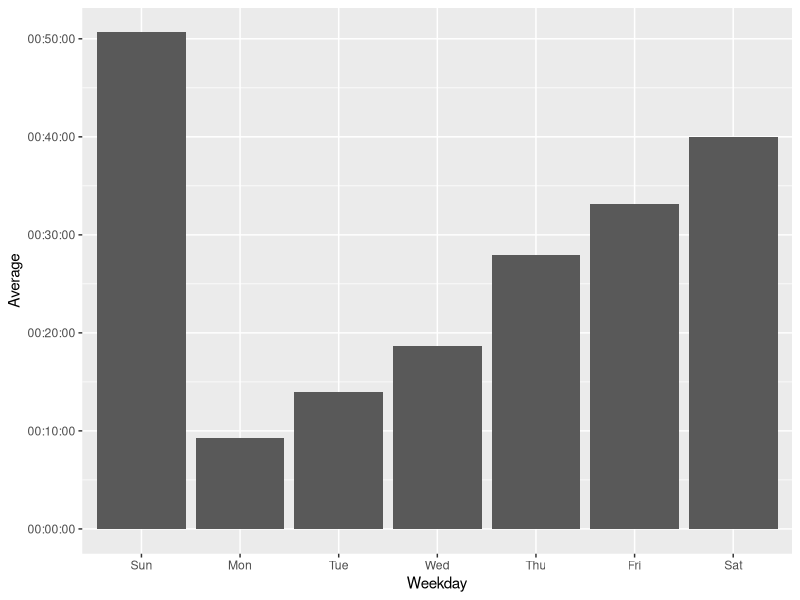
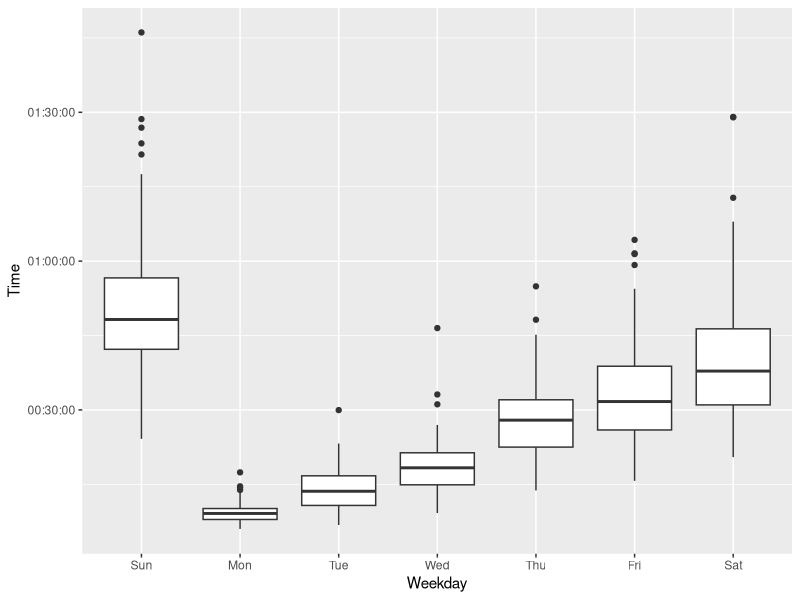
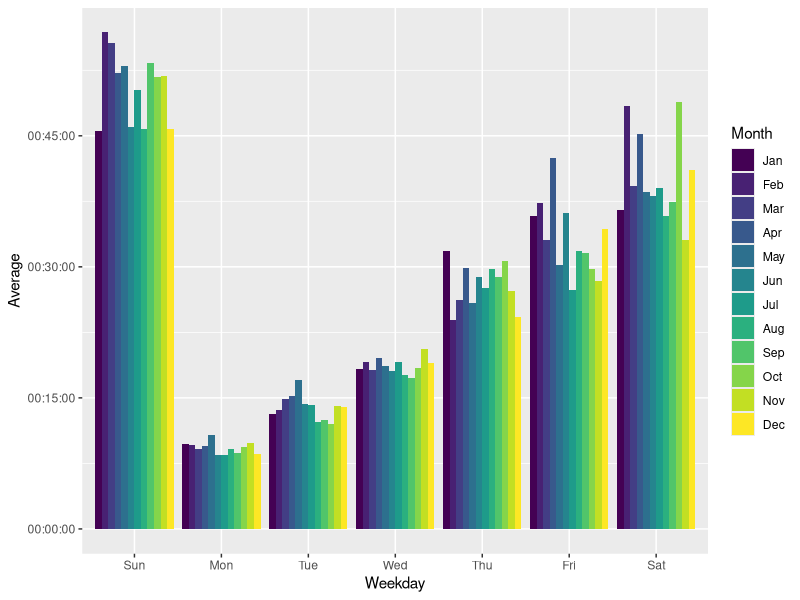
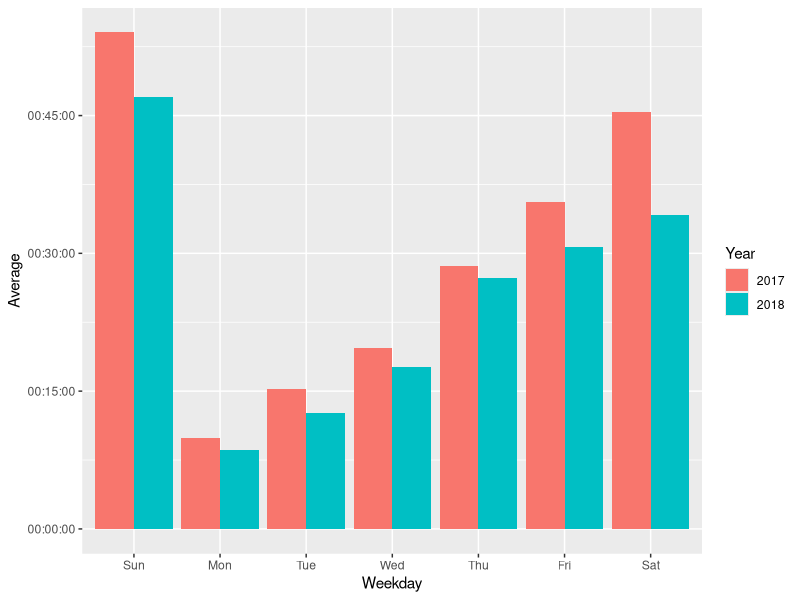
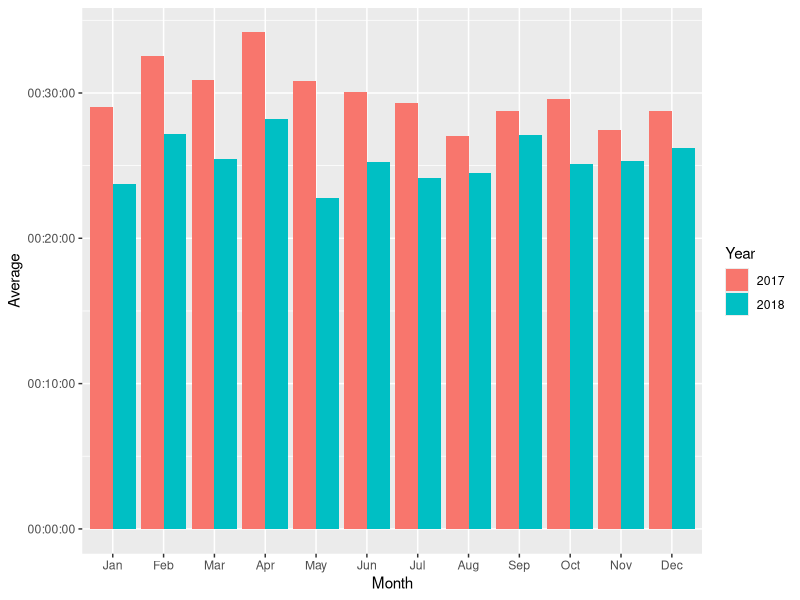
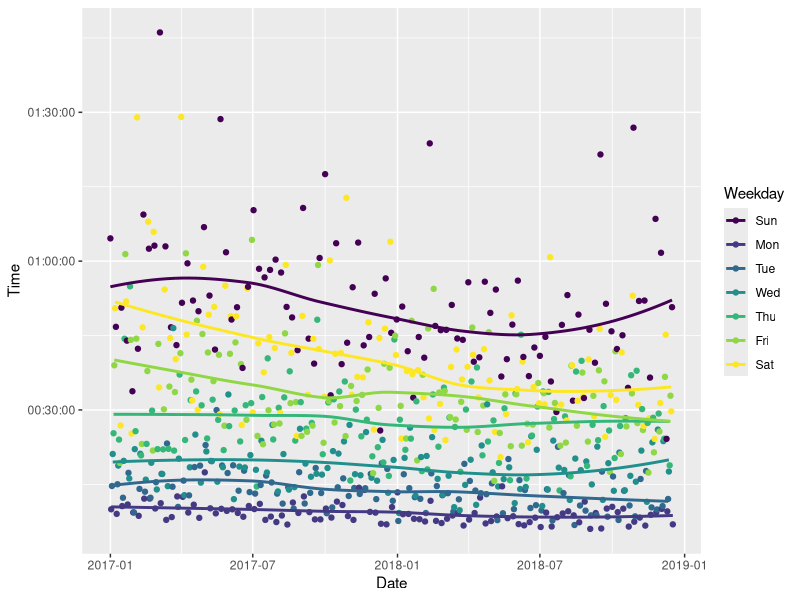

The R source for these figures, in order:
## ---- chunk 1
knitr::opts_chunk$set(echo = TRUE)
## ---- chunk 2
library(lubridate)
library(tidyverse)
## ---- chunk 3
times_for_2017 <- read_csv(file = "2017.csv")
times_for_2018 <- read_csv(file = "2018.csv")

completion_times <- rbind(times_for_2017, times_for_2018) %>%
  mutate(
    Weekday = wday(Date, label = TRUE),
    Month = month(Date, label = TRUE),
    Year = year(Date)
  )

# Print the last seven days worth of data.
completion_times %>%
  select(Date, Weekday, Time) %>%
  tail(n = 7)
## ---- chunk 4
times_by_day <- completion_times %>%
  group_by(Weekday) %>%
  summarise(
    Average = hms::as.hms(round(mean(Time))),
    Fastest = min(Time),
    Slowest = max(Time)
  )

times_by_day
## ---- chunk 5
ggplot(times_by_day) +
  geom_bar(
    mapping = aes(x = Weekday, y = Average),
    stat = "identity"
  )
## ---- chunk 6
ggplot(completion_times) +
  geom_boxplot(
    mapping = aes(x = Weekday, y = Time)
  )
## ---- chunk 7
times_by_month <- completion_times %>%
  group_by(Month, Weekday) %>%
  summarise(
    Average = hms::as.hms(round(mean(Time)))
  )

ggplot(times_by_month) +
  geom_bar(
    mapping = aes(x = Weekday, y = Average, fill = Month),
    position = "dodge",
    stat = "identity"
  )
## ---- chunk 8
times_by_weekday_year <- completion_times %>%
  group_by(Weekday, Year) %>%
  summarise(Average = hms::as.hms(round(mean(Time))))

times_by_weekday_year$Year <- factor(times_by_weekday_year$Year)

ggplot(times_by_weekday_year) +
  geom_bar(
    mapping = aes(x = Weekday, y = Average, fill = Year),
    position = "dodge",
    stat = "identity"
  )
## ---- chunk 9
times_by_month_year <- completion_times %>%
  group_by(Month, Year) %>%
  summarise(Average = hms::as.hms(round(mean(Time))))

times_by_month_year$Year <- factor(times_by_month_year$Year)

ggplot(times_by_month_year) +
  geom_bar(
    mapping = aes(x = Month, y = Average, fill = Year),
    position = "dodge",
    stat = "identity"
  )
## ---- chunk 10
ggplot(completion_times, mapping = aes(x = Date, y = Time, color = Weekday)) +
  geom_point() +
  geom_smooth(se = FALSE)
## ---- chunk 11
gaps <- completion_times %>%
  mutate(
    Prev = lag(Date),
    Diff = Date - Prev
  ) %>%
  dplyr::filter(Diff > 1) %>%
  select(
    Date.Curr = Date,
    Date.Prev = Prev,
    Diff
  )

md <- mapply(":", gaps$Date.Curr - 1, gaps$Date.Prev + 1) %>% unlist()

tibble(
  Date = as_date(md),
  Weekday = wday(Date, label = TRUE)
) %>%
  arrange(Date)
